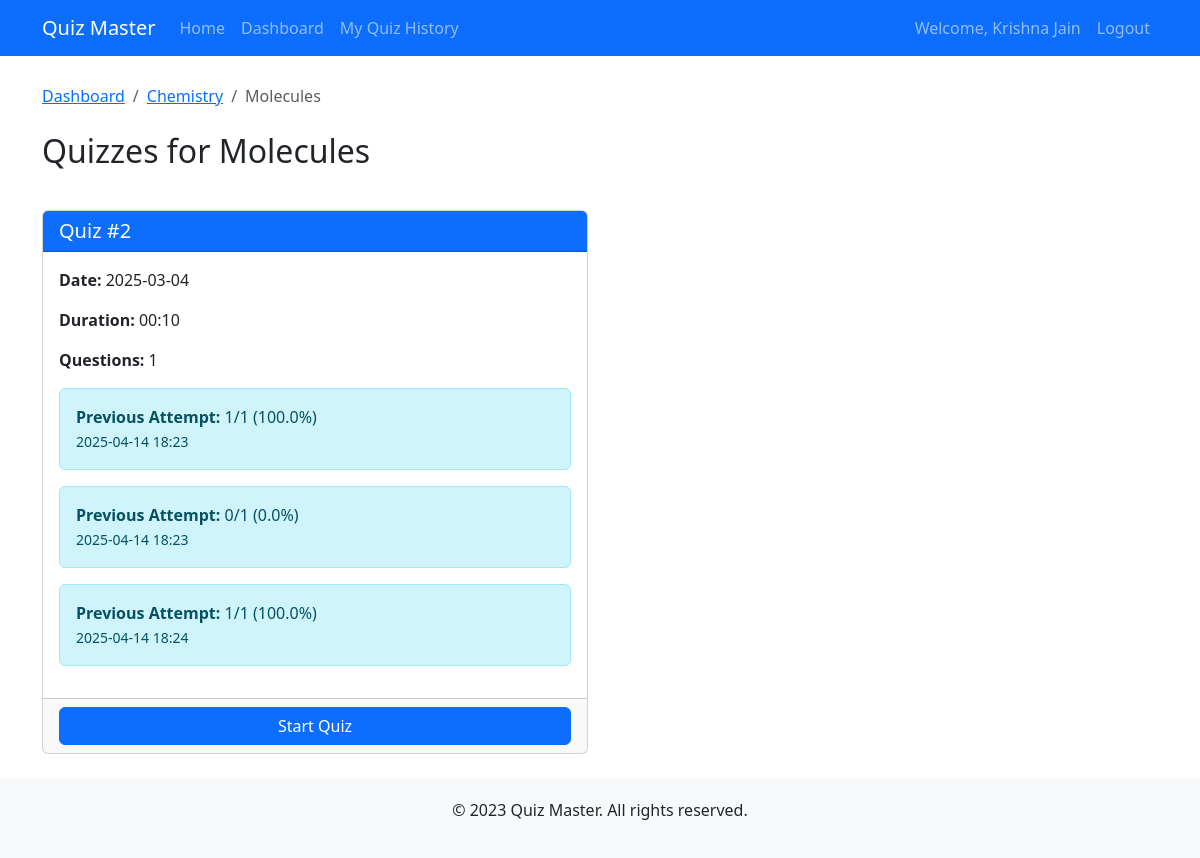
Screenshot of /user/chapters/2/quizzes (signed in) with the database file from the repository.
### models.py (models this page shows, shortened)
class User(db.Model, UserMixin):
    id = db.Column(db.Integer, primary_key=True)
    username = db.Column(db.String(100), unique=True, nullable=False)
    password_hash = db.Column(db.String(200), nullable=False)
    full_name = db.Column(db.String(100), nullable=False)
    qualification = db.Column(db.String(100))
    dob = db.Column(db.Date)
    is_admin = db.Column(db.Boolean, default=False)
    quiz_attempts = db.relationship('Score', backref='user', lazy=True)

class Subject(db.Model):
    id = db.Column(db.Integer, primary_key=True)
    name = db.Column(db.String(100), nullable=False)
    description = db.Column(db.Text)
    chapters = db.relationship('Chapter', backref='subject', lazy=True, cascade="all, delete-orphan")

class Chapter(db.Model):
    id = db.Column(db.Integer, primary_key=True)
    name = db.Column(db.String(100), nullable=False)
    description = db.Column(db.Text)
    subject_id = db.Column(db.Integer, db.ForeignKey('subject.id'), nullable=False)
    quizzes = db.relationship('Quiz', backref='chapter', lazy=True, cascade="all, delete-orphan")

class Quiz(db.Model):
    id = db.Column(db.Integer, primary_key=True)
    chapter_id = db.Column(db.Integer, db.ForeignKey('chapter.id'), nullable=False)
    date_of_quiz = db.Column(db.Date, nullable=False)
    time_duration = db.Column(db.String(5), nullable=False)  # Format: "HH:MM"
    remarks = db.Column(db.Text)
    questions = db.relationship('Question', backref='quiz', lazy=True, cascade="all, delete-orphan")
    attempts = db.relationship('Score', backref='quiz', lazy=True)

class Score(db.Model):
    id = db.Column(db.Integer, primary_key=True)
    quiz_id = db.Column(db.Integer, db.ForeignKey('quiz.id'), nullable=False)
    user_id = db.Column(db.Integer, db.ForeignKey('user.id'), nullable=False)
    timestamp = db.Column(db.DateTime, default=datetime.utcnow)
    total_scored = db.Column(db.Integer, nullable=False)
    total_questions = db.Column(db.Integer, nullable=False)

### app.py (the view)
@app.route('/user/chapters/<int:chapter_id>/quizzes')
@login_required
def user_quizzes(chapter_id):
    if current_user.is_admin:
        return redirect(url_for('admin_dashboard'))
    chapter = Chapter.query.get_or_404(chapter_id)
    quizzes = Quiz.query.filter_by(chapter_id=chapter_id).all()
    return render_template('user/quizzes.html', chapter=chapter, quizzes=quizzes)

### app.py (called while the page is built)
@login_manager.user_loader
def load_user(user_id):
    return User.query.get(int(user_id))

### templates/user/quizzes.html (shortened to what this page needs)
{% extends 'base.html' %}
{% block content %}
<div class="row mt-4">
    <div class="col-md-12">
        <nav aria-label="breadcrumb">
            <ol class="breadcrumb">
                <li class="breadcrumb-item"><a href="{{ url_for('user_dashboard') }}">Dashboard</a></li>
                <li class="breadcrumb-item"><a href="{{ url_for('user_chapters', subject_id=chapter.subject.id) }}">{{ chapter.subject.name }}</a></li>
                <li class="breadcrumb-item active">{{ chapter.name }}</li>
            </ol>
        </nav>
    </div>
</div>
<div class="row mt-2">
    <div class="col-md-12">
        <h2>Quizzes for {{ chapter.name }}</h2>
    </div>
</div>
<div class="row mt-4">
    {% if quizzes %}
        {% for quiz in quizzes %}
            <div class="col-md-6 mb-4">
                <div class="card h-100">
                    <div class="card-header bg-primary text-white">
                        <h5 class="mb-0">Quiz #{{ quiz.id }}</h5>
                    </div>
                    <div class="card-body">
                        <div class="mb-3">
                            <p><strong>Date:</strong> {{ quiz.date_of_quiz.strftime('%Y-%m-%d') }}</p>
                            <p><strong>Duration:</strong> {{ quiz.time_duration }}</p>
                            <p><strong>Questions:</strong> {{ quiz.questions|length }}</p>
                        </div>
                        {% set attempted = false %}
                        {% for score in current_user.quiz_attempts %}
                            {% if score.quiz_id == quiz.id %}
                                {% set attempted = true %}
                                <div class="alert alert-info">
                                    <p class="mb-0"><strong>Previous Attempt:</strong> {{ score.total_scored }}/{{ score.total_questions }} ({{ (score.total_scored / score.total_questions * 100)|round }}%)</p>
                                    <small>{{ score.timestamp.strftime('%Y-%m-%d %H:%M') }}</small>
                                </div>
                            {% endif %}
                        {% endfor %}
                    </div>
                    <div class="card-footer">
                        <a href="{{ url_for('take_quiz', quiz_id=quiz.id) }}" class="btn btn-primary w-100">
                            {% if attempted %}Retake Quiz{% else %}Start Quiz{% endif %}
                        </a>
                    </div>
                </div>
            </div>
        {% endfor %}
    {% else %}
        <div class="col-md-12">
            <div class="alert alert-info">
                No quizzes available for this chapter yet. Please check back later.
            </div>
        </div>
    {% endif %}
</div>
{% endblock %}

### templates/base.html (shortened to what this page needs)
<!DOCTYPE html>
<html lang="en">
<head>
    <link href="https://cdn.jsdelivr.net/npm/bootstrap@5.3.0-alpha1/dist/css/bootstrap.min.css" rel="stylesheet">
</head>
<body>
    <nav class="navbar navbar-expand-lg navbar-dark bg-primary fixed-top">
        <div class="container">
            <a class="navbar-brand" href="{{ url_for('index') }}">Quiz Master</a>
            <div class="collapse navbar-collapse" id="navbarNav">
                <ul class="navbar-nav me-auto">
                    <li class="nav-item">
                        <a class="nav-link" href="{{ url_for('index') }}">Home</a>
                    </li>
                    {% if current_user.is_authenticated %}
                        {% if current_user.is_admin %}
                            <li class="nav-item">
                                <a class="nav-link" href="{{ url_for('admin_dashboard') }}">Dashboard</a>
                            </li>
                            <li class="nav-item">
                                <a class="nav-link" href="{{ url_for('admin_subjects') }}">Subjects</a>
                            </li>
                            <li class="nav-item">
                                <a class="nav-link" href="{{ url_for('admin_chapters') }}">Chapters</a>
                            </li>
                            <li class="nav-item">
                                <a class="nav-link" href="{{ url_for('admin_quizzes') }}">Quizzes</a>
                            </li>
                        {% else %}
                            <li class="nav-item">
                                <a class="nav-link" href="{{ url_for('user_dashboard') }}">Dashboard</a>
                            </li>
                            <li class="nav-item">
                                <a class="nav-link" href="{{ url_for('quiz_history') }}">My Quiz History</a>
                            </li>
                        {% endif %}
                    {% endif %}
                </ul>
                <ul class="navbar-nav">
                    {% if current_user.is_authenticated %}
                        <li class="nav-item">
                            <span class="nav-link">Welcome, {{ current_user.full_name }}</span>
                        </li>
                        <li class="nav-item">
                            <a class="nav-link" href="{{ url_for('logout') }}">Logout</a>
                        </li>
                    {% endif %}
                </ul>
            </div>
        </div>
    </nav>
    <div class="container content">
        {% block content %}{% endblock %}
    </div>
    <footer class="text-center">
        <div class="container">
            <p>&copy; 2023 Quiz Master. All rights reserved.</p>
        </div>
    </footer>
</body>
</html>

### templates/base.html (style rules this page uses)
body { padding-top: 60px; min-height: 100vh; display: flex; flex-direction: column; }
.content { flex: 1; }
footer { margin-top: auto; padding: 20px 0; background-color: #f8f9fa; }

### rows the page displays
User: full_name "Krishna Jain"
Subject: subject.name "Chemistry"
Chapter: name "Molecules"
Quiz: id "2", date_of_quiz "2025-03-04", time_duration "00:10", questions|length "1"
Score: total_scored "1", total_questions "1", (score.total_scored/score.total_questions*100)|round "100.0", timestamp "2025-04-14 18:23"
Score: total_scored "0", total_questions "1", (score.total_scored/score.total_questions*100)|round "0.0", timestamp "2025-04-14 18:23"
Score: total_scored "1", total_questions "1", (score.total_scored/score.total_questions*100)|round "100.0", timestamp "2025-04-14 18:24"
